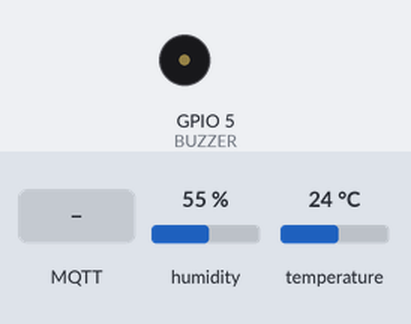
Simulated run of this sketch. Board: ESP32. Parts: buzzer (waves = sounding, pin HIGH). Inputs (shaded band) come from the test bench; at power-on: humidity 55 %, temperature 24 °C. WiFi joins after 1.5 s; servers stay silent unless stated; no MQTT or app messages arrive unless stated; what the sketch prints to the serial monitor is not drawn.

Above: at 4.2 s.
4.3 s: MQTT message "1" arrives on the first subscribed topic
At 5.46 s:
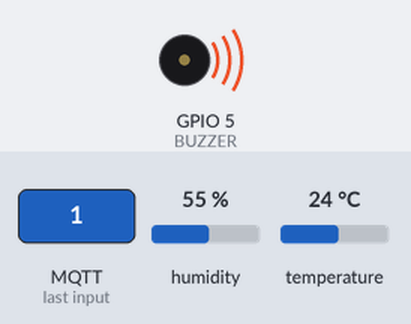
6.8 s: MQTT message "on" arrives on the first subscribed topic
At 8.7 s:
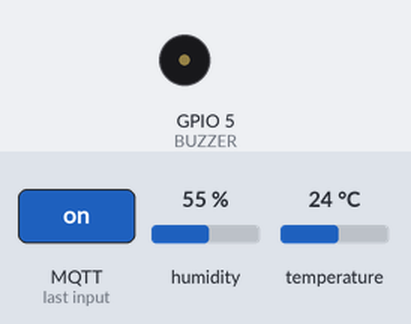
9.2 s: MQTT message "off" arrives on the first subscribed topic
At 10.27 s:
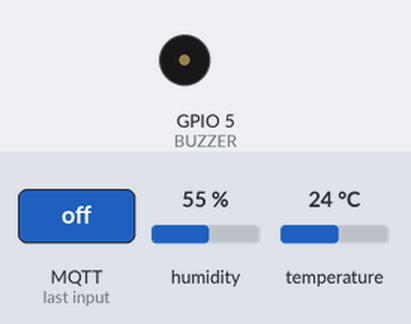
Timing chart, 0 to 12.2 s (numbered marks = the images above; inputs shaded):
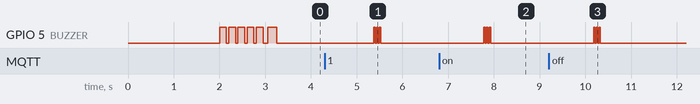

Measured:
- after the input at 4.3 s, GPIO 5 (BUZZER): alternates HIGH for 0.03 s and LOW for 0.03 s, 6 changes in all, then stays LOW, starting after 1.1 s
- after the input at 6.8 s, GPIO 5 (BUZZER): alternates HIGH for 0.03 s and LOW for 0.03 s, 6 changes in all, then stays LOW, starting after 0.98 s
- after the input at 9.2 s, GPIO 5 (BUZZER): alternates HIGH for 0.03 s and LOW for 0.03 s, 6 changes in all, then stays LOW, starting after 0.98 s
- by itself, GPIO 5 (BUZZER): alternates HIGH for 0.15 s and LOW for 0.05 s, 11 changes in all, then stays LOW

The sketch:

MediBox_MQTT3.ino
```cpp
// Medibox Project
// Name - Gathsara J.A.S
// Index Number - 210180L


// Libraries
#include <Wire.h> // I2C Library
#include <Adafruit_GFX.h> // Graphics Library
#include <Adafruit_SSD1306.h> // OLED Display Library
#include <DHTesp.h> // DHT Library
#include <WiFi.h> // WiFi Library
#include <PubSubClient.h>

// Defining OLED display parameters
#define DISPLAY_WIDTH 128
#define DISPLAY_HEIGHT 64
#define DISPLAY_RESET -1
#define DISPLAY_ADDRESS 0x3C

// NTP Server details
#define NTP_SERVER   "pool.ntp.org"
int UTC_OFFSET = (5*3600)+1800;
int UTC_OFFSET_DST = 0;

// Declare objects
Adafruit_SSD1306 display(DISPLAY_WIDTH,DISPLAY_HEIGHT,&Wire,DISPLAY_RESET);
DHTesp dhtSensor;

// Define Pins
#define BUZZER 5
#define LED_1 23
#define PB_CANCEL 36
#define PB_OK 34
#define PB_UP 39
#define PB_DOWN 35
#define DHTPIN 19

// Gllobal Variables
int days = 0;
int hours = 0;
int minutes = 0;
int seconds = 0;

unsigned long  time_now = 0;
unsigned long  time_last = 0;

bool alarm_enabled = true;
int n_alarms = 3;
int alarm_hours[] = {0,1,2};
int alarm_minutes[] = {1,10,33};
bool alarm_triggered[] = {false,false,false};

// Notes for buzzer
int n_notes = 8;
int C = 262;
int D = 294;
int E = 330;
int F = 349;
int G = 392;
int A = 440;
int B = 494;
int C_H = 523;

int notes[] = {C,D,E,F,G,A,B,C_H};

// Mode parameters
int current_mode = 0;
int max_modes = 5;
String modes[] = {"1 - Set Time Zone","2 - Set Alarm 1","3 - Set Alarm 2","4 - Set Alarm 3","5 - Disable Alarms"};


// Wifi Codes
WiFiClient espClient;
PubSubClient mqttClient(espClient);

float randomNumber;

/****************************************************************************
-----------------------------   Setting Up  ----------------------------------
****************************************************************************/

void setup() {

  pinMode(BUZZER,OUTPUT);

  dhtSensor.setup(DHTPIN,DHTesp::DHT11);


  Serial.begin(115200);
  delay(500);
  Serial.println("MediBox is Initializing!");


  //if(!display.begin(SSD1306_SWITCHCAPVCC,DISPLAY_ADDRESS)){
  //  Serial.println(F("Medibox SSD1306 Display Allocation Failed"));
  //  for(;;);
  //}

  //display.clearDisplay();
  //print_line("Smart",30,10,2);
  //print_line("Medibox",20,40,2);


  //WiFi.begin("ElectroCube Wifi2","electrocubesanjula88",6);
  WiFi.begin("Pixel_8025","88888888",6);
  //WiFi.begin("Sanjula's iPhone","chocolate14",6);
  while(WiFi.status() != WL_CONNECTED){
    delay(250);
   // display.clearDisplay();
   // print_line("Connecting to WiFi",0,20,2);
  }

  //display.clearDisplay();
  //print_line("Connected to WiFi",0,20,2);
  Serial.println("Wifi Connected");

  // Displaying buffer on the screen
  //display.display();
  //delay(2000);
  //display.clearDisplay();
  //print_line("Welcome to MediBox!",0,20,2);

  for(int i=0;i<5;i++){
    digitalWrite(BUZZER,HIGH);
    delay(150);
    digitalWrite(BUZZER,LOW);
    delay(50);
  }

  //delay(1000);

  setup_mqtt();
  Serial.println("MQTT Done");

  //client.publish("topic/state", "Hello from ESP32");


}

/****************************************************************************
--------------------------   Looping the Code ------------------------------
****************************************************************************/

int counter = 0;

void loop() {

  if(!mqttClient.connected()){
    connectToBroker();
  }
  TempAndHumidity data = dhtSensor.getTempAndHumidity();
  delay(1000);
  Serial.println(data.temperature);

  mqttClient.loop();
  char buf3[10];;
  //Serial.println(randNumber);
  sprintf(buf3,"%f",data.temperature);

  //print_line(buf3, 0, 30, 4);
  mqttClient.publish("ESP32-TEMP",buf3);
  delay(100);

  /*
  // put your main code here, to run repeatedly:
  update_time_with_check_alarm();
  if(digitalRead(PB_OK) == LOW){
    button_beep();
    delay(200);
    go_to_menu();
  }
  check_temp();
  */

}
```

MQTT.ino
```cpp
const char* ssid = "ElectroCube Wifi2";
const char* password =  "electrocubesanjula88";
const char* mqttServer = "192.168.1.118";
const int mqttPort = 1883;
const char* mqttUser = "ESP32Client-1002";
const char* mqttPassword = "mmcisawesome";


void setup_mqtt(){
  mqttClient.setServer("test.mosquitto.org",1883);
  mqttClient.setCallback(receiveCallback);
}

void connectToBroker(){
  while(!mqttClient.connected()){
    Serial.println("Attempting MQTT Connection...");
   // display.clearDisplay();
    //print_line("Attempting MQTT Connection",0,20,2);
    if(mqttClient.connect(mqttUser)){
      Serial.println("Connected");
     // print_line("Connected",0,50,2);
      digitalWrite(BUZZER,HIGH);
      delay(200);
      digitalWrite(BUZZER,LOW);
      mqttClient.subscribe("ESP32-BUZZER");
      mqttClient.subscribe("ESP32-CLIENT2");
    }
    else{
      Serial.println("Failed");
     // print_line("Failed",0,50,2);
      Serial.println(mqttClient.state());
      char bufTemp[10];
      sprintf(bufTemp, "%d", mqttClient.state());
     // print_line(bufTemp,80,50,2);
      digitalWrite(BUZZER,HIGH);
      delay(1000);
      digitalWrite(BUZZER,LOW);
      delay(2000);
    }
  }
}

void receiveCallback(char* topic,byte* payload,unsigned int length){
  Serial.print("Message Arrived [");
  Serial.print(topic);
  Serial.print("]");

  for(int i=0;i<3;i++){
    digitalWrite(BUZZER,HIGH);
    delay(30);
    digitalWrite(BUZZER,LOW);
    delay(30);
  }

  char payloadCharAr[length];

  for(int i=0;i<length;i++){
    Serial.print((char)payload[i]);
    payloadCharAr[i] = (char)payload[i];
  }


  char tempArr[10] = {'p','l','a','y','b','u','z','z','e','r'};
  for(int i=0;i<length;i++){
    if(payloadCharAr[i] != tempArr[i]){
      break;
    }
    Serial.print(payloadCharAr[i]);
    Serial.print("  ");
    Serial.println(tempArr[i]);
    if(i==(length-1)){
        for(int i=0;i<3;i++){
            digitalWrite(BUZZER,HIGH);
            delay(200);
            digitalWrite(BUZZER,LOW);
            delay(100);
  }
   Serial.println("Buzzer player");
    }
  }


    char tempArr2[13] = {'c','l','i','e','n','t','2','b','u','z','z','e','r'};
  for(int i=0;i<length;i++){
    if(payloadCharAr[i] != tempArr2[i]){
      break;
    }
    Serial.print(payloadCharAr[i]);
    Serial.print("  ");
    Serial.println(tempArr2[i]);
    if(i==(length-1)){
        for(int i=0;i<2;i++){
            digitalWrite(BUZZER,HIGH);
            delay(800);
            digitalWrite(BUZZER,LOW);
            delay(500);
  }
   Serial.println("Buzzer player");
    }
  }


}
```
